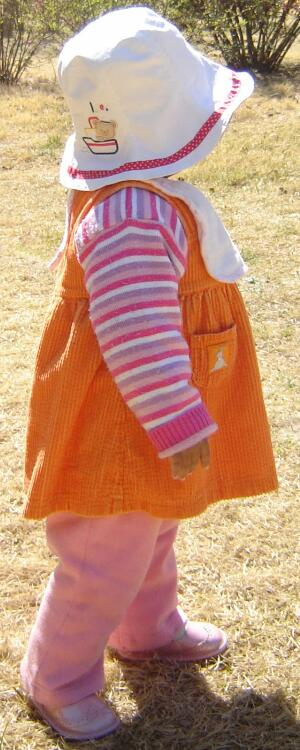
#> input picture zyl.jpg, 300 x 750 px
$ python pc001_HSV.py
#> lines starting #> are read from the running program, lines starting #| are printed output that depends on the picture
import cv2
import numpy as np

# 先定义函数

def GetHSVEven(imgOnHSV, startH , endH,startW,endW):
    ht = 0
    st = 0
    vt = 0
    #pointNum = (endH-startH)*(endW-startW) 其实就是 15*15=255
    for h in range(startH,endH):
        for w in range(startW,endW):
            ht = ht + imgOnHSV[h][w][0]
            st = st + imgOnHSV[h][w][1]
            vt = vt + imgOnHSV[h][w][2]
    return ht/225,st/225,vt/225

def fillingImg(img,ht,st,vt, startH , endH,startW,endW):
        for h in range(startH,endH):
            for w in range(startW,endW):
                img[h][w][0] = ht
                img[h][w][1] = st
                img[h][w][2] = vt
                #print(h)
        return img

def DrawOut(img,hsvEven):
    for h in range(0,50):
        for w in range(0,20):
            fillingImg(img,hsvEven[h][w][0],hsvEven[h][w][1],hsvEven[h][w][2],h*15,(h+1)*15,w*15,(w+1)*15)
    return img

# 再定义流程
img = cv2.imread("zyl.jpg")
#> img is the input picture: shape (750, 300, 3); mean B, G, R 120.6, 145.7, 189.4
imgHSV = cv2.cvtColor(img, cv2.COLOR_BGR2HSV)
#> imgHSV: shape (750, 300, 3); mean H, S, V 49.4, 102.5, 190.4
imgOutPut = np.zeros((750,300,3))
#xw=30
#yh=15

sheet = np.zeros((50,20,3)) # h w c  c->HSV
#print (sheet)
for h in  range(0,50):
    for w in range(0,20):
        sheet[h][w][0] ,sheet[h][w][1],sheet[h][w][2]=GetHSVEven(imgHSV,h*15,(h+1)*15,w*15,(w+1)*15)
#> sheet: shape (50, 20, 3) float64; mean H, S, V 49.4, 102.5, 190.4
        # [9 lines of commented-out code are left out]

sheet =  sheet.astype(np.uint8)
#> sheet: shape (50, 20, 3); mean H, S, V 48.9, 102, 189.9
DrawOut(imgOutPut,sheet) # 这个有点小问题
#> after the loop in DrawOut, `for h in range(0,50):`: img: shape (750, 300, 3) float64; mean H, S, V 48.9, 102, 189.9
imgOutPut = imgOutPut.astype(np.uint8)
#> imgOutPut: shape (750, 300, 3); mean H, S, V 48.9, 102, 189.9
outImg = cv2.cvtColor(imgOutPut,cv2.COLOR_HSV2BGR)
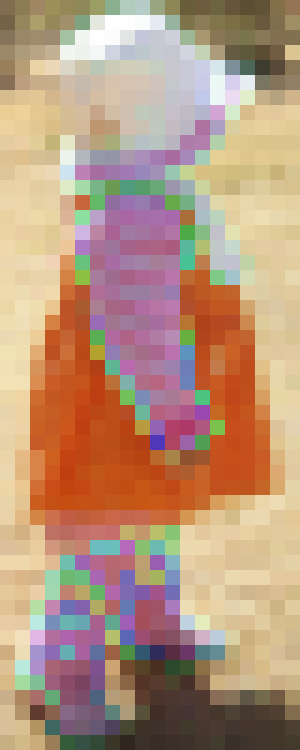
#> outImg: shape (750, 300, 3); mean B, G, R 125, 149.4, 182.5

#cv2.imwrite("out.jpg", sheet)
#cv2.imshow("result", sheet)
outImg = outImg.astype(np.uint8)

cv2.imwrite("out.jpg", outImg)
cv2.imshow("result", outImg)
# [4 lines of commented-out code are left out]
print(sheet[25][9][0],"**",sheet[25][9][1],"**",sheet[25][9][2])
#| 169 ** 94 ** 175
print(imgOutPut[376][135][0],"**",imgOutPut[376][135][1],"**",imgOutPut[376][135][2])
#| 169 ** 94 ** 175

cv2.waitKey(0)
cv2.destroyAllWindows()

# [14 lines of commented-out code are left out]
